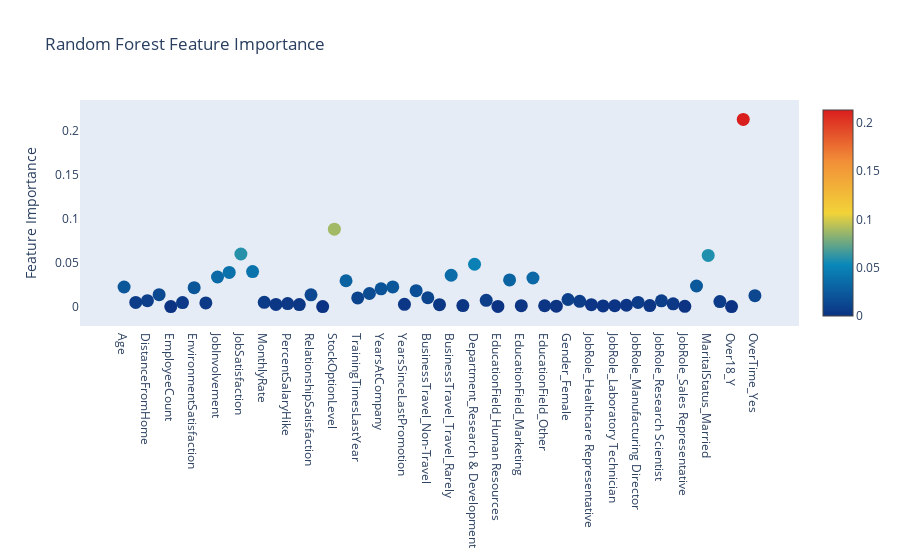

Notebook code cell kept with this figure:
### Code cell
trace = go.Scatter(
    y = rf.feature_importances_,
    x = attrition_final.columns.values,
    mode='markers',
    marker=dict(
        sizemode = 'diameter',
        sizeref = 1,
        size = 13,
        #size= rf.feature_importances_,
        #color = np.random.randn(500), #set color equal to a variable
        color = rf.feature_importances_,
        colorscale='Portland',
        showscale=True
    ),
    text = attrition_final.columns.values
)
data = [trace]

layout= go.Layout(
    autosize= True,
    title= 'Random Forest Feature Importance',
    hovermode= 'closest',
     xaxis= dict(
         ticklen= 5,
         showgrid=False,
        zeroline=False,
        showline=False
     ),
    yaxis=dict(
        title= 'Feature Importance',
        showgrid=False,
        zeroline=False,
        ticklen= 5,
        gridwidth= 2
    ),
    showlegend= False
)
fig = go.Figure(data=data, layout=layout)
py.iplot(fig,filename='scatter2010')

### Figure 1 — Plotly figure (JSON) as saved in the notebook; plotly's stock layout.template omitted (floating-point values rounded to 4 significant figures)
{"data": [{"marker": {"color": [0.02231, 0.004716, 0.006691, 0.01358, 0, 0.0045, 0.02158, 0.004188, 0.03369, 0.03888, 0.0599, 0.03986, 0.004843, 0.0024, 0.003381, 0.002266, 0.01336, 0, 0.08814, 0.02944, 0.009892, 0.01491, 0.02022, 0.02237, 0.002614, 0.01816, 0.01008, 0.002196, 0.03566, 0.001099, 0.04818, 0.007088, 0.0001291, 0.0304, 0.0009806, 0.03252, 0.0009563, 0.0004593, 0.008071, 0.006017, 0.002124, 0.000747, 0.0009341, 0.001522, 0.004735, 0.001101, 0.006604, 0.003165, 0.0003218, 0.02341, 0.0583, 0.005739, 0, 0.2131, 0.01244], "colorscale": [[0, "rgb(12,51,131)"], [0.25, "rgb(10,136,186)"], [0.5, "rgb(242,211,56)"], [0.75, "rgb(242,143,56)"], [1, "rgb(217,30,30)"]], "showscale": true, "size": 13, "sizemode": "diameter", "sizeref": 1}, "mode": "markers", "text": ["Age", "DailyRate", "DistanceFromHome", "Education", "EmployeeCount", "EmployeeNumber", "EnvironmentSatisfaction", "HourlyRate", "JobInvolvement", "JobLevel", "JobSatisfaction", "MonthlyIncome", "MonthlyRate", "NumCompaniesWorked", "PercentSalaryHike", "PerformanceRating", "RelationshipSatisfaction", "StandardHours", "StockOptionLevel", "TotalWorkingYears", "TrainingTimesLastYear", "WorkLifeBalance", "YearsAtCompany", "YearsInCurrentRole", "YearsSinceLastPromotion", "YearsWithCurrManager", "BusinessTravel_Non-Travel", "BusinessTravel_Travel_Frequently", "BusinessTravel_Travel_Rarely", "Department_Human Resources", "Department_Research & Development", "Department_Sales", "EducationField_Human Resources", "EducationField_Life Sciences", "EducationField_Marketing", "EducationField_Medical", "EducationField_Other", "EducationField_Technical Degree", "Gender_Female", "Gender_Male", "JobRole_Healthcare Representative", "JobRole_Human Resources", "JobRole_Laboratory Technician", "JobRole_Manager", "JobRole_Manufacturing Director", "JobRole_Research Director", "JobRole_Research Scientist", "JobRole_Sales Executive", "JobRole_Sales Representative", "MaritalStatus_Divorced", "MaritalStatus_Married", "MaritalStatus_Single", "Over18_Y", "OverTime_No", "OverTime_Yes"], "type": "scatter", "x": ["Age", "DailyRate", "DistanceFromHome", "Education", "EmployeeCount", "EmployeeNumber", "EnvironmentSatisfaction", "HourlyRate", "JobInvolvement", "JobLevel", "JobSatisfaction", "MonthlyIncome", "MonthlyRate", "NumCompaniesWorked", "PercentSalaryHike", "PerformanceRating", "RelationshipSatisfaction", "StandardHours", "StockOptionLevel", "TotalWorkingYears", "TrainingTimesLastYear", "WorkLifeBalance", "YearsAtCompany", "YearsInCurrentRole", "YearsSinceLastPromotion", "YearsWithCurrManager", "BusinessTravel_Non-Travel", "BusinessTravel_Travel_Frequently", "BusinessTravel_Travel_Rarely", "Department_Human Resources", "Department_Research & Development", "Department_Sales", "EducationField_Human Resources", "EducationField_Life Sciences", "EducationField_Marketing", "EducationField_Medical", "EducationField_Other", "EducationField_Technical Degree", "Gender_Female", "Gender_Male", "JobRole_Healthcare Representative", "JobRole_Human Resources", "JobRole_Laboratory Technician", "JobRole_Manager", "JobRole_Manufacturing Director", "JobRole_Research Director", "JobRole_Research Scientist", "JobRole_Sales Executive", "JobRole_Sales Representative", "MaritalStatus_Divorced", "MaritalStatus_Married", "MaritalStatus_Single", "Over18_Y", "OverTime_No", "OverTime_Yes"], "y": [0.02231, 0.004716, 0.006691, 0.01358, 0, 0.0045, 0.02158, 0.004188, 0.03369, 0.03888, 0.0599, 0.03986, 0.004843, 0.0024, 0.003381, 0.002266, 0.01336, 0, 0.08814, 0.02944, 0.009892, 0.01491, 0.02022, 0.02237, 0.002614, 0.01816, 0.01008, 0.002196, 0.03566, 0.001099, 0.04818, 0.007088, 0.0001291, 0.0304, 0.0009806, 0.03252, 0.0009563, 0.0004593, 0.008071, 0.006017, 0.002124, 0.000747, 0.0009341, 0.001522, 0.004735, 0.001101, 0.006604, 0.003165, 0.0003218, 0.02341, 0.0583, 0.005739, 0, 0.2131, 0.01244]}], "layout": {"autosize": true, "hovermode": "closest", "showlegend": false, "title": {"text": "Random Forest Feature Importance"}, "xaxis": {"autorange": true, "range": [-3.605, 57.6], "showgrid": false, "showline": false, "ticklen": 5, "type": "category", "zeroline": false}, "yaxis": {"autorange": true, "gridwidth": 2, "range": [-0.05837, 0.2715], "showgrid": false, "ticklen": 5, "title": {"text": "Feature Importance"}, "type": "linear", "zeroline": false}}}
